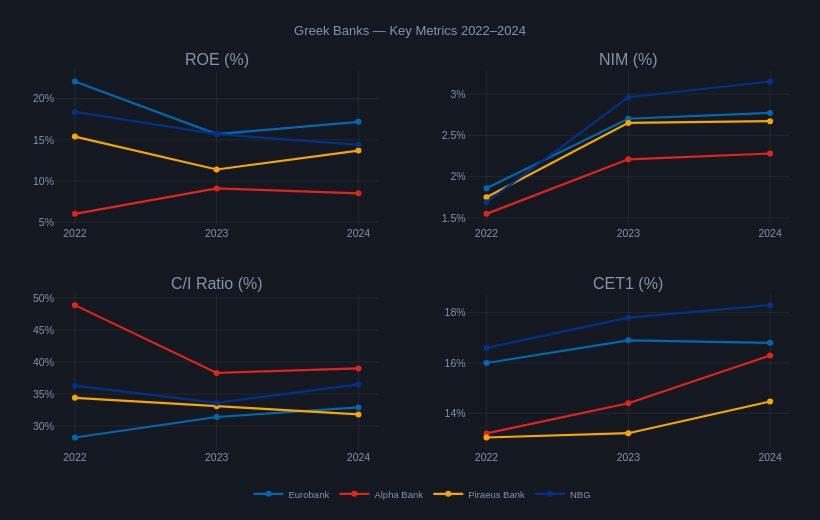

The notebook cell saved with this chart:
### Markdown cell above
## 6. Sector 3-Year KPI Evolution

### Code cell
metrics = [
    ('roe',            'ROE (%)',       '%'),
    ('nim',            'NIM (%)',       '%'),
    ('cost_to_income', 'C/I Ratio (%)', '%'),
    ('cet1',           'CET1 (%)',      '%'),
]

fig = make_subplots(rows=2, cols=2, subplot_titles=[m[1] for m in metrics],
                    vertical_spacing=0.18, horizontal_spacing=0.12)

for idx, (col, lbl, sfx) in enumerate(metrics):
    r, c = divmod(idx, 2)
    for bank in BANKS:
        bdata = kpis[kpis.bank == bank].sort_values('year')
        fig.add_trace(go.Scatter(
            x=bdata['year'], y=bdata[col],
            name=bank, legendgroup=bank,
            showlegend=(idx == 0),
            mode='lines+markers',
            line=dict(color=COLORS[bank], width=2.2),
            marker=dict(size=6, color=COLORS[bank]),
            hovertemplate=f'{bank}<br>{lbl}: %{{y:.2f}}{sfx}<extra></extra>'
        ), row=r+1, col=c+1)
    fig.update_xaxes(tickvals=[2022, 2023, 2024], row=r+1, col=c+1,
                     gridcolor='rgba(255,255,255,0.06)', zeroline=False)
    fig.update_yaxes(ticksuffix=sfx, row=r+1, col=c+1,
                     gridcolor='rgba(255,255,255,0.06)', zeroline=False)

fig.update_layout(
    paper_bgcolor='#141921', plot_bgcolor='#141921',
    font=dict(family='DM Sans, sans-serif', color='#8892a8', size=10.5),
    title=dict(text='Greek Banks — Key Metrics 2022–2024', font=dict(size=13), x=0.5),
    legend=dict(orientation='h', x=0.5, xanchor='center', y=-0.08, font=dict(size=9.5)),
    width=820, height=520,
    margin=dict(l=55, r=30, t=70, b=60)
)
fig.show()
try:
    fig.write_image('../02_Banking_Sector_Dashboard/outputs/sector_kpi_trends.png', scale=2, width=820, height=520)
except Exception:
    pass

### Figure 1 — Plotly figure (JSON) as saved in the notebook; plotly's stock layout.template omitted (floating-point values rounded to 4 significant figures)
{"data": [{"hovertemplate": "Eurobank<br>ROE (%): %{y:.2f}%<extra></extra>", "legendgroup": "Eurobank", "line": {"color": "#0067B1", "width": 2.2}, "marker": {"color": "#0067B1", "size": 6}, "mode": "lines+markers", "name": "Eurobank", "showlegend": true, "type": "scatter", "x": [2022, 2023, 2024], "xaxis": "x", "y": [22.1, 15.7, 17.2], "yaxis": "y"}, {"hovertemplate": "Alpha Bank<br>ROE (%): %{y:.2f}%<extra></extra>", "legendgroup": "Alpha Bank", "line": {"color": "#E2231A", "width": 2.2}, "marker": {"color": "#E2231A", "size": 6}, "mode": "lines+markers", "name": "Alpha Bank", "showlegend": true, "type": "scatter", "x": [2022, 2023, 2024], "xaxis": "x", "y": [6.0, 9.1, 8.5], "yaxis": "y"}, {"hovertemplate": "Piraeus Bank<br>ROE (%): %{y:.2f}%<extra></extra>", "legendgroup": "Piraeus Bank", "line": {"color": "#F7A600", "width": 2.2}, "marker": {"color": "#F7A600", "size": 6}, "mode": "lines+markers", "name": "Piraeus Bank", "showlegend": true, "type": "scatter", "x": [2022, 2023, 2024], "xaxis": "x", "y": [15.4, 11.4, 13.7], "yaxis": "y"}, {"hovertemplate": "NBG<br>ROE (%): %{y:.2f}%<extra></extra>", "legendgroup": "NBG", "line": {"color": "#003087", "width": 2.2}, "marker": {"color": "#003087", "size": 6}, "mode": "lines+markers", "name": "NBG", "showlegend": true, "type": "scatter", "x": [2022, 2023, 2024], "xaxis": "x", "y": [18.4, 15.7, 14.4], "yaxis": "y"}, {"hovertemplate": "Eurobank<br>NIM (%): %{y:.2f}%<extra></extra>", "legendgroup": "Eurobank", "line": {"color": "#0067B1", "width": 2.2}, "marker": {"color": "#0067B1", "size": 6}, "mode": "lines+markers", "name": "Eurobank", "showlegend": false, "type": "scatter", "x": [2022, 2023, 2024], "xaxis": "x2", "y": [1.86, 2.7, 2.77], "yaxis": "y2"}, {"hovertemplate": "Alpha Bank<br>NIM (%): %{y:.2f}%<extra></extra>", "legendgroup": "Alpha Bank", "line": {"color": "#E2231A", "width": 2.2}, "marker": {"color": "#E2231A", "size": 6}, "mode": "lines+markers", "name": "Alpha Bank", "showlegend": false, "type": "scatter", "x": [2022, 2023, 2024], "xaxis": "x2", "y": [1.55, 2.21, 2.28], "yaxis": "y2"}, {"hovertemplate": "Piraeus Bank<br>NIM (%): %{y:.2f}%<extra></extra>", "legendgroup": "Piraeus Bank", "line": {"color": "#F7A600", "width": 2.2}, "marker": {"color": "#F7A600", "size": 6}, "mode": "lines+markers", "name": "Piraeus Bank", "showlegend": false, "type": "scatter", "x": [2022, 2023, 2024], "xaxis": "x2", "y": [1.75, 2.65, 2.67], "yaxis": "y2"}, {"hovertemplate": "NBG<br>NIM (%): %{y:.2f}%<extra></extra>", "legendgroup": "NBG", "line": {"color": "#003087", "width": 2.2}, "marker": {"color": "#003087", "size": 6}, "mode": "lines+markers", "name": "NBG", "showlegend": false, "type": "scatter", "x": [2022, 2023, 2024], "xaxis": "x2", "y": [1.69, 2.96, 3.15], "yaxis": "y2"}, {"hovertemplate": "Eurobank<br>C/I Ratio (%): %{y:.2f}%<extra></extra>", "legendgroup": "Eurobank", "line": {"color": "#0067B1", "width": 2.2}, "marker": {"color": "#0067B1", "size": 6}, "mode": "lines+markers", "name": "Eurobank", "showlegend": false, "type": "scatter", "x": [2022, 2023, 2024], "xaxis": "x3", "y": [28.2, 31.4, 32.9], "yaxis": "y3"}, {"hovertemplate": "Alpha Bank<br>C/I Ratio (%): %{y:.2f}%<extra></extra>", "legendgroup": "Alpha Bank", "line": {"color": "#E2231A", "width": 2.2}, "marker": {"color": "#E2231A", "size": 6}, "mode": "lines+markers", "name": "Alpha Bank", "showlegend": false, "type": "scatter", "x": [2022, 2023, 2024], "xaxis": "x3", "y": [48.9, 38.3, 39.0], "yaxis": "y3"}, {"hovertemplate": "Piraeus Bank<br>C/I Ratio (%): %{y:.2f}%<extra></extra>", "legendgroup": "Piraeus Bank", "line": {"color": "#F7A600", "width": 2.2}, "marker": {"color": "#F7A600", "size": 6}, "mode": "lines+markers", "name": "Piraeus Bank", "showlegend": false, "type": "scatter", "x": [2022, 2023, 2024], "xaxis": "x3", "y": [34.4, 33.1, 31.8], "yaxis": "y3"}, {"hovertemplate": "NBG<br>C/I Ratio (%): %{y:.2f}%<extra></extra>", "legendgroup": "NBG", "line": {"color": "#003087", "width": 2.2}, "marker": {"color": "#003087", "size": 6}, "mode": "lines+markers", "name": "NBG", "showlegend": false, "type": "scatter", "x": [2022, 2023, 2024], "xaxis": "x3", "y": [36.3, 33.6, 36.5], "yaxis": "y3"}, {"hovertemplate": "Eurobank<br>CET1 (%): %{y:.2f}%<extra></extra>", "legendgroup": "Eurobank", "line": {"color": "#0067B1", "width": 2.2}, "marker": {"color": "#0067B1", "size": 6}, "mode": "lines+markers", "name": "Eurobank", "showlegend": false, "type": "scatter", "x": [2022, 2023, 2024], "xaxis": "x4", "y": [16.0, 16.9, 16.8], "yaxis": "y4"}, {"hovertemplate": "Alpha Bank<br>CET1 (%): %{y:.2f}%<extra></extra>", "legendgroup": "Alpha Bank", "line": {"color": "#E2231A", "width": 2.2}, "marker": {"color": "#E2231A", "size": 6}, "mode": "lines+markers", "name": "Alpha Bank", "showlegend": false, "type": "scatter", "x": [2022, 2023, 2024], "xaxis": "x4", "y": [13.2, 14.4, 16.3], "yaxis": "y4"}, {"hovertemplate": "Piraeus Bank<br>CET1 (%): %{y:.2f}%<extra></extra>", "legendgroup": "Piraeus Bank", "line": {"color": "#F7A600", "width": 2.2}, "marker": {"color": "#F7A600", "size": 6}, "mode": "lines+markers", "name": "Piraeus Bank", "showlegend": false, "type": "scatter", "x": [2022, 2023, 2024], "xaxis": "x4", "y": [13.04, 13.21, 14.47], "yaxis": "y4"}, {"hovertemplate": "NBG<br>CET1 (%): %{y:.2f}%<extra></extra>", "legendgroup": "NBG", "line": {"color": "#003087", "width": 2.2}, "marker": {"color": "#003087", "size": 6}, "mode": "lines+markers", "name": "NBG", "showlegend": false, "type": "scatter", "x": [2022, 2023, 2024], "xaxis": "x4", "y": [16.6, 17.8, 18.3], "yaxis": "y4"}], "layout": {"annotations": [{"font": {"size": 16}, "showarrow": false, "text": "ROE (%)", "x": 0.22, "xanchor": "center", "xref": "paper", "y": 1.0, "yanchor": "bottom", "yref": "paper"}, {"font": {"size": 16}, "showarrow": false, "text": "NIM (%)", "x": 0.78, "xanchor": "center", "xref": "paper", "y": 1.0, "yanchor": "bottom", "yref": "paper"}, {"font": {"size": 16}, "showarrow": false, "text": "C/I Ratio (%)", "x": 0.22, "xanchor": "center", "xref": "paper", "y": 0.41, "yanchor": "bottom", "yref": "paper"}, {"font": {"size": 16}, "showarrow": false, "text": "CET1 (%)", "x": 0.78, "xanchor": "center", "xref": "paper", "y": 0.41, "yanchor": "bottom", "yref": "paper"}], "font": {"color": "#8892a8", "family": "DM Sans, sans-serif", "size": 10.5}, "height": 520, "legend": {"font": {"size": 9.5}, "orientation": "h", "x": 0.5, "xanchor": "center", "y": -0.08}, "margin": {"b": 60, "l": 55, "r": 30, "t": 70}, "paper_bgcolor": "#141921", "plot_bgcolor": "#141921", "title": {"font": {"size": 13}, "text": "Greek Banks — Key Metrics 2022–2024", "x": 0.5}, "width": 820, "xaxis": {"anchor": "y", "domain": [0.0, 0.44], "gridcolor": "rgba(255,255,255,0.06)", "tickvals": [2022, 2023, 2024], "zeroline": false}, "xaxis2": {"anchor": "y2", "domain": [0.56, 1.0], "gridcolor": "rgba(255,255,255,0.06)", "tickvals": [2022, 2023, 2024], "zeroline": false}, "xaxis3": {"anchor": "y3", "domain": [0.0, 0.44], "gridcolor": "rgba(255,255,255,0.06)", "tickvals": [2022, 2023, 2024], "zeroline": false}, "xaxis4": {"anchor": "y4", "domain": [0.56, 1.0], "gridcolor": "rgba(255,255,255,0.06)", "tickvals": [2022, 2023, 2024], "zeroline": false}, "yaxis": {"anchor": "x", "domain": [0.59, 1.0], "gridcolor": "rgba(255,255,255,0.06)", "ticksuffix": "%", "zeroline": false}, "yaxis2": {"anchor": "x2", "domain": [0.59, 1.0], "gridcolor": "rgba(255,255,255,0.06)", "ticksuffix": "%", "zeroline": false}, "yaxis3": {"anchor": "x3", "domain": [0.0, 0.41], "gridcolor": "rgba(255,255,255,0.06)", "ticksuffix": "%", "zeroline": false}, "yaxis4": {"anchor": "x4", "domain": [0.0, 0.41], "gridcolor": "rgba(255,255,255,0.06)", "ticksuffix": "%", "zeroline": false}}}
